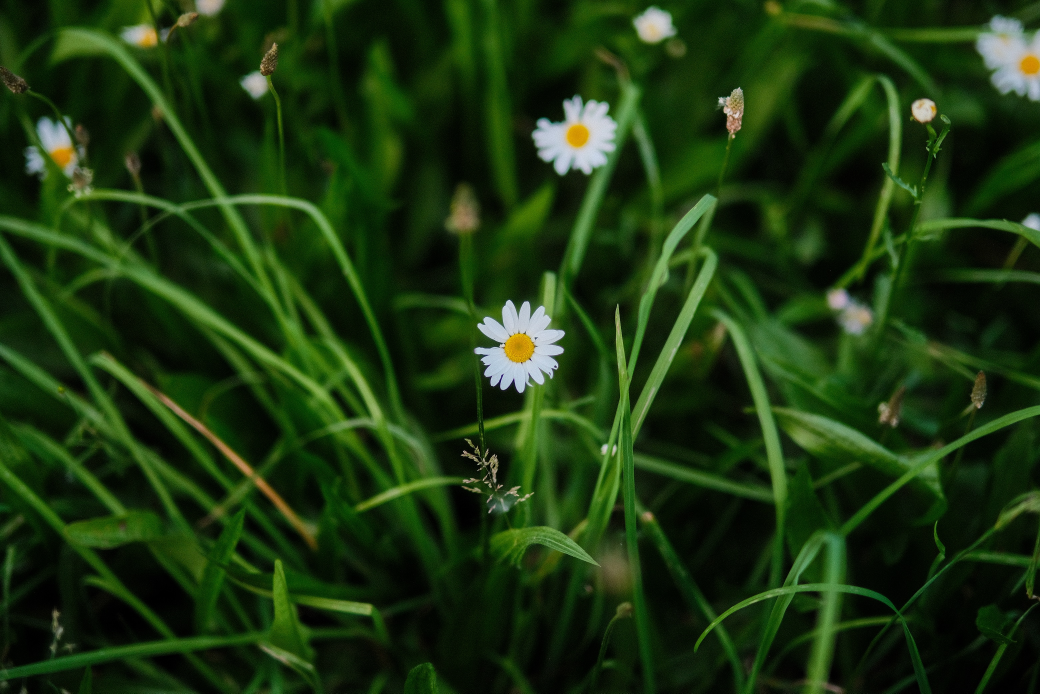
//> input picture Hardware/FPGA/FPGA-ftdi245fifo-main/python/img5_md.jpg, 3120 x 2080 px (shown at 1/3 size)
$ ./reference ../../../../Hardware/FPGA/FPGA-ftdi245fifo-main/python/img5_md.jpg   (built with g++ and OpenCV 4)
//> lines starting //> are read from the running program, lines starting //| are printed output that depends on the picture
#include <algorithm>
#include <iomanip>
#include <ios>
#include <opencv2/core.hpp>
#include <opencv2/highgui.hpp>
#include <opencv2/core/hal/interface.h>
#include <opencv2/core/mat.hpp>
#include <opencv2/core/types.hpp>
#include <opencv2/highgui.hpp>
#include <opencv2/imgcodecs.hpp>
#include <opencv2/opencv.hpp>
#include <opencv2/imgproc.hpp>
#include <iostream>
#include <ostream>
#include <sstream>
#include <string>
#include <vector>

// [7 lines of commented-out code are left out]

struct Context {
    cv::Mat img;
    int width;
    int height;
    int xTiles;
    int yTiles;
    int gradThreshold;
    int laplacianThreshold;
};

struct Context *ctx = new struct Context;

std::vector<cv::Mat> splitImage(cv::Mat &im, int nXTiles, int nYTiles) {
    std::vector<cv::Mat> tiles;

    int tileWidth = im.cols / nXTiles;
    int tileHeight = im.rows / nYTiles;

    for(int y = 0; y < nYTiles; y++) {
        for(int x = 0; x < nXTiles; x++) {
            cv::Rect roi{x * tileWidth, y * tileHeight, tileWidth, tileHeight};
            cv::Mat tile = im(roi).clone();
            tiles.push_back(tile);
        }
    }

    return tiles;
}

double calcMeanStdDevGradient(const cv::Mat &tile) {
    cv::Mat out;
    cv::Sobel(tile, out, -1, 1, 0, 5);
    cv::Sobel(tile, out, -1, 0, 1, 5);

    cv::Scalar rgbMean, rgbStdDev;
    cv::meanStdDev(out, rgbMean, rgbStdDev);

    auto mean = (rgbStdDev[0] + rgbStdDev[1] + rgbStdDev[2]) / 3.0;
    return mean;
}

double calcVarianceLaplacian(const cv::Mat tile) {
    cv::Mat laplacianTile;
    cv::Mat grey;
    cv::Scalar mean, stdDev;

    cv::cvtColor(tile, grey, cv::COLOR_BGR2GRAY);
    cv::Laplacian(grey, laplacianTile, CV_64F);
    cv::meanStdDev(grey, mean, stdDev);
    return stdDev[0] * stdDev[0];
}

bool shouldCompress(cv::Mat &tile, double gradient, double laplacian) {
    return gradient < ctx->gradThreshold && laplacian < ctx->laplacianThreshold;
}

void drawLine(cv::Mat im, int sx, int sy, int ex, int ey) {
    cv::Point sp{sx, sy};
    cv::Point ep{ex, ey};
    cv::Scalar lineColor{0, 0, 0};
    int thickness{10};
    cv::line(im, sp, ep, lineColor, thickness, cv::LINE_AA);
}

void drawGrid(cv::Mat im, int nXTiles, int nYTiles) {
    int tileWidth = im.cols / nXTiles;
    int tileHeight = im.rows / nYTiles;

    for(int i = 0; i < nXTiles; i++) {
        drawLine(im, i * tileWidth, 0, i * tileWidth, im.rows);
    }

    for(int i = 0; i < nYTiles; i++) {
        drawLine(im, 0, i * tileHeight, im.cols, i * tileHeight);
    }
}

cv::Mat recombineTiles(const std::vector<cv::Mat> tiles, int rows, int cols) {
    // Get tile dimensions (assuming all tiles are the same size)
    int tileHeight = tiles[0].rows;
    int tileWidth = tiles[0].cols;

    int tileType = tiles[0].type();

    // Create output image
    cv::Mat result(tileHeight * rows, tileWidth * cols, tileType);

    // Copy each tile into the correct position
    for(int i = 0; i < rows; i++) {
        for(int j = 0; j < cols; j++) {
            cv::Mat tile = tiles[i * cols + j];

            // Check if tile has correct dimensions and type
            if(tile.rows != tileHeight || tile.cols != tileWidth ||
               tile.type() != tileType) {
                throw std::runtime_error("Tile dimensions or type mismatch");
            }

            // Calculate ROI (Region of Interest) for this tile
            cv::Rect roi(j * tileWidth,  // x position
                         i * tileHeight, // y position
                         tileWidth,      // width
                         tileHeight);    // height

            // Copy tile into result
            tile.copyTo(result(roi));
        }
    }

    return result;
}

cv::Mat addRedHue(const cv::Mat &im) {
    std::vector<cv::Mat> channels;
    cv::Mat result;

    cv::split(im, channels);

    channels[0] = channels[0] * 0.5;
    channels[1] = channels[1] * 0.5;
    channels[2] = channels[2] * 3;

    cv::threshold(channels[2], channels[2], 255, 255, cv::THRESH_TRUNC);

    cv::merge(channels, result);
    return result;
}

cv::Mat addPurpleHue(const cv::Mat &im) {
    std::vector<cv::Mat> channels;
    cv::Mat result;

    cv::split(im, channels);

    channels[0] = channels[0] * 3;
    channels[1] = channels[1] * 0.5;
    channels[2] = channels[2] * 3;

    cv::threshold(channels[2], channels[2], 255, 255, cv::THRESH_TRUNC);

    cv::merge(channels, result);
    return result;
}

cv::Mat addBlueHue(const cv::Mat &im) {
    std::vector<cv::Mat> channels;
    cv::Mat result;

    cv::split(im, channels);

    channels[0] = channels[0] * 3;
    channels[1] = channels[1] * 0.5;
    channels[2] = channels[2] * 0.5;

    cv::threshold(channels[2], channels[2], 255, 255, cv::THRESH_TRUNC);

    cv::merge(channels, result);
    return result;
}

void lossless(cv::Mat &tile) {}
void lossy(cv::Mat &tile) {}

cv::Mat viewTileCategory(cv::Mat &im, int xTiles, int yTiles) {
    // Split Image
    std::vector<cv::Mat> tiles = splitImage(im, xTiles, yTiles);
    std::vector<cv::Mat> resultTiles;
    for(int i = 0; i < tiles.size(); i++) {
        double avgStdDevGradient = calcMeanStdDevGradient(tiles[i]);
        double avgStdDevLaplacian = calcVarianceLaplacian(tiles[i]);

        std::stringstream precision;

        precision << std::fixed << std::setprecision(2) << avgStdDevGradient;
        std::string gradStr = precision.str();

        precision.str("");
        precision.clear();
        precision << std::fixed << std::setprecision(2) << avgStdDevLaplacian;

        std::string laplaceStr = precision.str();

        bool lossy =
            shouldCompress(tiles[i], avgStdDevGradient, avgStdDevLaplacian);
        if(lossy) {
            if(avgStdDevLaplacian * 0.95 <= avgStdDevGradient &&
               avgStdDevGradient <= avgStdDevLaplacian * 1.05) {
                tiles[i] = addPurpleHue(tiles[i]);
            } else if(avgStdDevLaplacian * 1.05 > avgStdDevGradient) {
                tiles[i] = addRedHue(tiles[i]);
            } else {
                tiles[i] = addBlueHue(tiles[i]);
            }
        }

        cv::putText(tiles[i], "Grad: " + gradStr, cv::Point(8, 32),
                    cv::FONT_HERSHEY_SIMPLEX, 1, cv::Scalar(0, 0, 0), 2,
                    cv::LINE_AA);
        cv::putText(tiles[i], "Lapl: " + laplaceStr, cv::Point(8, 64),
                    cv::FONT_HERSHEY_SIMPLEX, 1, cv::Scalar(0, 0, 0), 2,
                    cv::LINE_AA);
    }

    cv::Mat recombined = recombineTiles(tiles, xTiles, yTiles);
    return recombined;
}

void recalcButtonCB() {
    auto res = viewTileCategory(ctx->img, ctx->xTiles, ctx->yTiles);
    drawGrid(res, ctx->xTiles, ctx->yTiles);
    cv::imshow("X", res);
}

void gThresh(int v, void *userData) {
    ctx->gradThreshold = v;
    recalcButtonCB();
}

void lThresh(int v, void *userData) {
    ctx->laplacianThreshold = v;
    recalcButtonCB();
}

std::vector<int> tileSizes = {8, 16, 32, 64, 128};

void tileSizeChanged(int v, void *userData) {
    auto ts = tileSizes.at(v);
    ctx->xTiles = ts;
    ctx->yTiles = ts;
    recalcButtonCB();
}

int main(int argc, char *argv[]) {
    cv::Mat image = cv::imread(argv[1]); // Load an image
//> image is the input picture: 2080 rows x 3120 cols, CV_8UC3; mean B, G, R 16, 54.1, 28.1
    if(image.empty()) {
        std::cerr << "Could not open or find the image!" << std::endl;
        return -1;
    }

    std::stringstream oss;
    oss << "NxN Tile Size:\n";
    for(int i = 0; i < tileSizes.size(); i++) {
        oss << "" << i << ": " << tileSizes.at(i) << "\n";
    }

    ctx->img = image;
    ctx->width = image.cols;
    ctx->height = image.rows;
    ctx->xTiles = 16;
    ctx->yTiles = 16;
    ctx->gradThreshold = 60;
    ctx->laplacianThreshold = 39;

    cv::namedWindow("X", cv::WINDOW_NORMAL | cv::WINDOW_GUI_EXPANDED);
    cv::resizeWindow("X", 800, 600);

    cv::createTrackbar("Gradient Threshold", "X", nullptr, 150, gThresh);
    cv::createTrackbar("Laplacian Threshold", "X", nullptr, 150, lThresh);
    cv::createTrackbar(oss.str(), "X", nullptr, tileSizes.size() - 1,
                       tileSizeChanged);

    cv::setTrackbarPos("Gradient Threshold", "X", ctx->gradThreshold);
//> the loop in viewTileCategory, `for(int i = 0; i < tiles.size(); i++)` made 256 passes
//> (rgbMean in calcMeanStdDevGradient, rgbStdDev in calcMeanStdDevGradient, mean in calcMeanStdDevGradient, avgStdDevGradient, mean in calcVarianceLaplacian, stdDev in calcVarianceLaplacian, avgStdDevLaplacian) on passes 1 to 3: (Scalar(53.09, 73.49, 65.39), Scalar(75.09, 91.32, 86.57), 84.33, 84.33, Scalar(26.2), Scalar(18.2), 331.2), (Scalar(79.24, 104.9, 97.1), Scalar(97.4, 106.8, 105.6), 103.3, 103.3, Scalar(59.21), Scalar(37.12), 1378.1), (Scalar(76.32, 80.59, 86.12), Scalar(99.19, 102.9, 106.4), 102.8, 102.8, Scalar(76.21), Scalar(46.86), 2196)
//> pass 1, in calcMeanStdDevGradient, `cv::Sobel(tile, out, -1, 0, 1, 5);`:
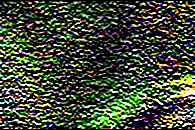
//> out: 130 rows x 195 cols, CV_8UC3; mean B, G, R 53.1, 73.5, 65.4
//> pass 1, in calcVarianceLaplacian, `cv::Laplacian(grey, laplacianTile, CV_64F);`:
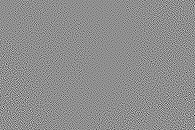
//> laplacianTile: 130 rows x 195 cols, CV_64FC1; min -241, max 191, mean 0; drawn with min black and max white
//> in recombineTiles, `int tileHeight = tiles[0].rows;`: tileHeight = 130
//> in recombineTiles, `int tileWidth = tiles[0].cols;`: tileWidth = 195
//> in recombineTiles, `int tileType = tiles[0].type();`: tileType = 16
//> in recombineTiles, `cv::Mat result(tileHeight * rows, tileWidth * cols, tileType);`: result: 2080 rows x 3120 cols, CV_8UC3; every value is 0
//> the loop in drawGrid, `for(int i = 0; i < nXTiles; i++)` made 16 passes
//> (sp in drawLine, ep in drawLine) on passes 2 to 13: (Point(195, 0), Point(195, 2080)), (Point(390, 0), Point(390, 2080)), (Point(585, 0), Point(585, 2080)), (Point(780, 0), Point(780, 2080)), (Point(975, 0), Point(975, 2080)), (Point(1170, 0), Point(1170, 2080)), (Point(1365, 0), Point(1365, 2080)), (Point(1560, 0), Point(1560, 2080)), (Point(1755, 0), Point(1755, 2080)), (Point(1950, 0), Point(1950, 2080)), (Point(2145, 0), Point(2145, 2080)), (Point(2340, 0), Point(2340, 2080))
//> ep in drawLine on pass 1: Point(0, 2080)
//> the loop in drawGrid, `for(int i = 0; i < nYTiles; i++)` made 16 passes
//> (sp in drawLine, ep in drawLine) on passes 2 to 13: (Point(0, 130), Point(3120, 130)), (Point(0, 260), Point(3120, 260)), (Point(0, 390), Point(3120, 390)), (Point(0, 520), Point(3120, 520)), (Point(0, 650), Point(3120, 650)), (Point(0, 780), Point(3120, 780)), (Point(0, 910), Point(3120, 910)), (Point(0, 1040), Point(3120, 1040)), (Point(0, 1170), Point(3120, 1170)), (Point(0, 1300), Point(3120, 1300)), (Point(0, 1430), Point(3120, 1430)), (Point(0, 1560), Point(3120, 1560))
//> ep in drawLine on pass 1: Point(3120, 0)
//> after the loop in drawGrid, `for(int i = 0; i < nYTiles; i++)`:
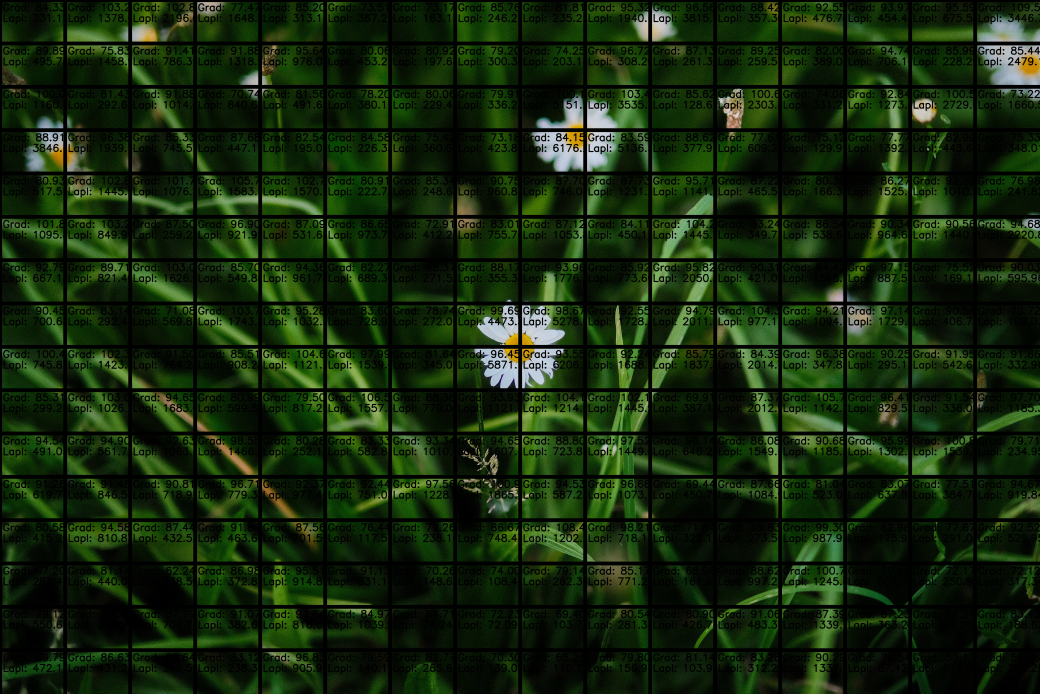
//> im: 2080 rows x 3120 cols, CV_8UC3 (shown at 1/3 size); mean B, G, R 12.2, 40.9, 21.2
    cv::setTrackbarPos("Laplacian Threshold", "X", ctx->laplacianThreshold);
//> the loop in viewTileCategory (call 2), `for(int i = 0; i < tiles.size(); i++)` made 256 passes
    cv::setTrackbarPos(oss.str(), "X", 2);
//> call 3 of splitImage, with nXTiles = 32, nYTiles = 32
//> after the loop in splitImage (call 3), `for(int y = 0; y < nYTiles; y++)`:
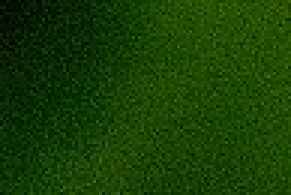
//> tiles[3]: 65 rows x 97 cols, CV_8UC3 (shown 3 times larger); mean B, G, R 4.7, 62.2, 23.4
//> after the loop in splitImage (call 3), `for(int y = 0; y < nYTiles; y++)`:
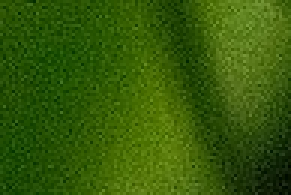
//> tiles[4]: 65 rows x 97 cols, CV_8UC3 (shown 3 times larger); mean B, G, R 8.7, 89.8, 52.7
//> after the loop in splitImage (call 3), `for(int y = 0; y < nYTiles; y++)`:
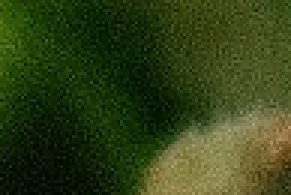
//> tiles[5]: 65 rows x 97 cols, CV_8UC3 (shown 3 times larger); mean B, G, R 21.7, 64.6, 49.5
//> in recombineTiles (call 3), `cv::Mat result(tileHeight * rows, tileWidth * cols, tileType);`: result: 2080 rows x 3104 cols, CV_8UC3; every value is 0

    auto res = viewTileCategory(image, ctx->xTiles, ctx->yTiles);
//> the loop in viewTileCategory (call 4), `for(int i = 0; i < tiles.size(); i++)` made 1024 passes
//> pass 2, in calcVarianceLaplacian (call 182), `cv::cvtColor(tile, grey, cv::COLOR_BGR2GRAY);`:
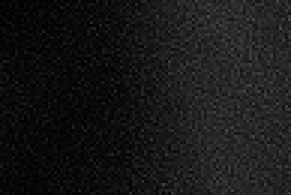
//> grey: 65 rows x 97 cols, CV_8UC1 (shown 3 times larger); min 1, max 77, mean 23.3
    drawGrid(res, ctx->xTiles, ctx->yTiles);

    cv::imshow("X", res);
    cv::waitKey(0);
    image.deallocate();
    delete ctx;

    return 0;
}
